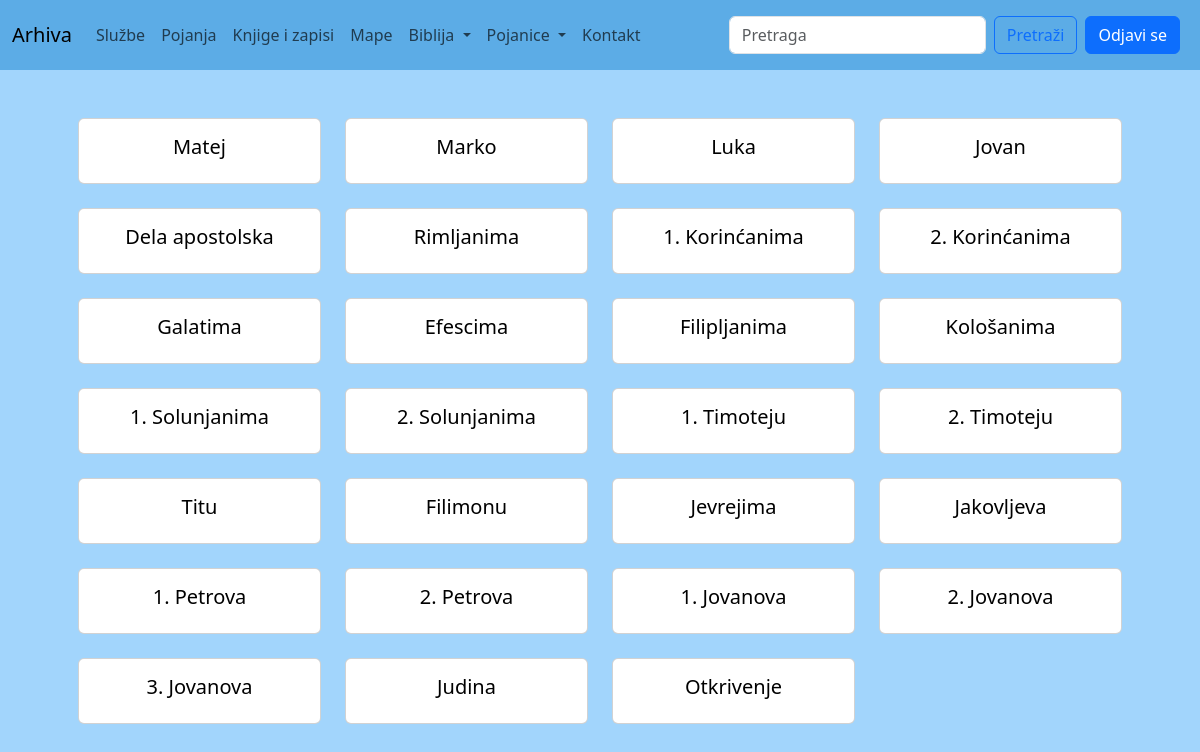
The page /novi-zavet/ (signed in) on the database its author committed.
### biblija/models.py (models this page shows, shortened)
class NoviZavetKnjige(models.Model):
    name = models.CharField(max_length=255)
    broj_glava = models.IntegerField(blank=True, null=True)
    slug = models.SlugField(unique=True, blank=True, null=True)

### biblija/views.py (the view)
# urls.py: path('novi-zavet/', novi_zavet_list,name='novi_zavet_list'),
@login_required(login_url="/login/")
def novi_zavet_list(request):
	folders = NoviZavetKnjige.objects.all()
	return render(request, 'novi-zavet.html', {'folders': folders})

### biblija/templates/novi-zavet.html (shortened to what this page needs)
{% extends "base.html" %}
{% block content%}
<div class="container p-5">
    <div class="row">
        {% for folder in folders %}
            <div class="col-md-3 mb-4">
                <div class="card h-100 d-flex flex-column" >
                    <a href="{% url 'novi_zavet_list_view' folder.slug %}" class="text-decoration-none text-black">
                        <div class="card-body d-flex flex-column flex-grow-1" >
                            <h5 class="card-title text-center">{{ folder.name }}</h5>
                        </div>
                    </a>
                </div>
            </div>
            {% if forloop.counter|divisibleby:4 %}
                </div><div class="row">
            {% endif %}
        {% endfor %}
    </div>
</div>
{% endblock %}

### rows shown on the page
NoviZavetKnjige: name "Matej"
NoviZavetKnjige: name "Marko"
NoviZavetKnjige: name "Luka"
NoviZavetKnjige: name "Jovan"
NoviZavetKnjige: name "Dela apostolska"
NoviZavetKnjige: name "Rimljanima"
NoviZavetKnjige: name "1. Korinćanima"
NoviZavetKnjige: name "2. Korinćanima"
NoviZavetKnjige: name "Galatima"
NoviZavetKnjige: name "Efescima"
NoviZavetKnjige: name "Filipljanima"
NoviZavetKnjige: name "Kološanima"
NoviZavetKnjige: name "1. Solunjanima"
NoviZavetKnjige: name "2. Solunjanima"
NoviZavetKnjige: name "1. Timoteju"
NoviZavetKnjige: name "2. Timoteju"
NoviZavetKnjige: name "Titu"
NoviZavetKnjige: name "Filimonu"
NoviZavetKnjige: name "Jevrejima"
NoviZavetKnjige: name "Jakovljeva"
NoviZavetKnjige: name "1. Petrova"
NoviZavetKnjige: name "2. Petrova"
NoviZavetKnjige: name "1. Jovanova"
NoviZavetKnjige: name "2. Jovanova"
NoviZavetKnjige: name "3. Jovanova"
NoviZavetKnjige: name "Judina"
NoviZavetKnjige: name "Otkrivenje"
